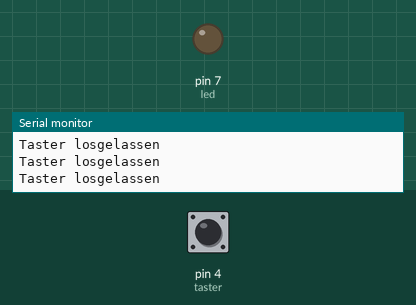
This sketch was run on a simulated Arduino Uno, built with avr-gcc and run on an emulated ATmega328P. Parts: output pins drawn as LEDs (lit = HIGH), the last lines printed to the serial monitor. Dashed ring = blinking. The test bench sets the inputs (shaded band); at power-on: pin 4 (taster) HIGH.

Above: at 1.2 s.
1.3 s: pin 4 (taster) pulled LOW for 0.15 s
At 1.39 s:
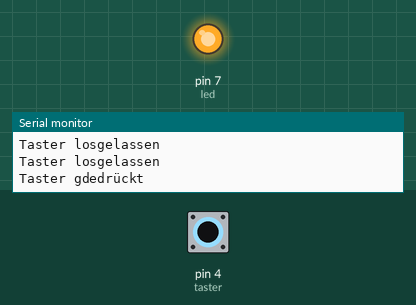
2.9 s: pin 4 (taster) pulled LOW for 1 s
At 4.5 s:
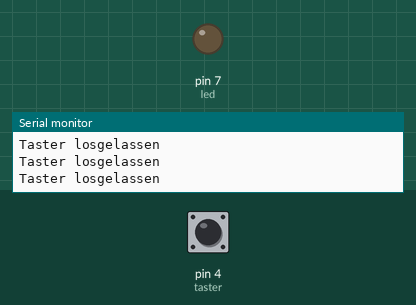
6.9 s: pin 4 (taster) pulsed LOW 2 times (0.12 s each, 0.3 s apart)
At 7.26 s:
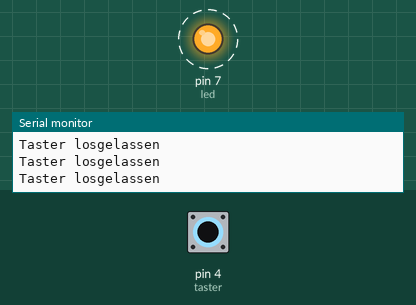
10.5 s: pin 4 (taster) driven LOW
At 10.8 s:
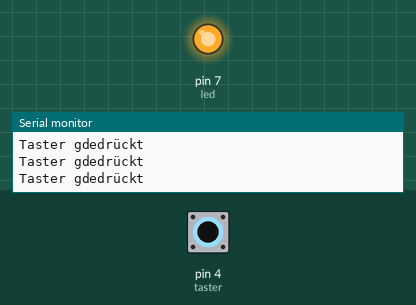
13.5 s: pin 4 (taster) driven HIGH
At 14.4 s:
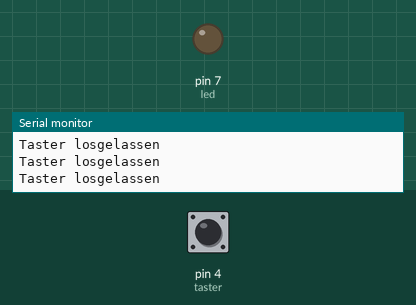
Timing chart, 0 to 16.5 s (numbered marks = the images above; inputs shaded):
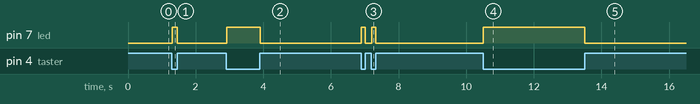

The sketch:

Taster.ino
```cpp
#define led 7
#define taster 4

void setup() {
  pinMode(led, OUTPUT);
  pinMode(taster, INPUT);
  Serial.begin(9600);

}

void loop() {
  // taster = false
 if (!digitalRead(taster)) {
  digitalWrite(led, HIGH);
  Serial.println("Taster gdedrückt");
 }
 else {
  digitalWrite(led, LOW);
  Serial.println("Taster losgelassen");
 }

}
```

Measured:
- after the input at 1.3 s, pin 7 (led): LOW → HIGH at once, → LOW 0.16 s later
- after the input at 2.9 s, pin 7 (led): LOW → HIGH at once, → LOW 0.99 s later
- after the input at 6.9 s, pin 7 (led): alternates HIGH for 0.12 s and LOW for 0.19 s, 4 changes in all, then stays LOW, starting at once
- after the input at 10.5 s, pin 7 (led): LOW → HIGH at once
- after the input at 13.5 s, pin 7 (led): HIGH → LOW at once
